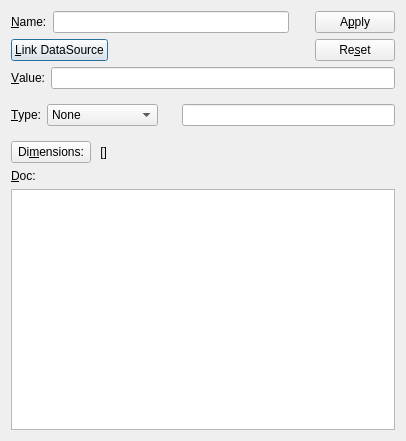
<?xml version="1.0" encoding="UTF-8"?>
<ui version="4.0">
 <class>RichAttributeDlg</class>
 <widget class="QDialog" name="RichAttributeDlg">
  <property name="geometry">
   <rect>
    <x>0</x>
    <y>0</y>
    <width>406</width>
    <height>441</height>
   </rect>
  </property>
  <property name="minimumSize">
   <size>
    <width>0</width>
    <height>0</height>
   </size>
  </property>
  <property name="windowTitle">
   <string>Attribute</string>
  </property>
  <layout class="QGridLayout" name="gridLayout">
   <item row="0" column="0">
    <layout class="QVBoxLayout" name="verticalLayout_4">
     <item>
      <layout class="QHBoxLayout" name="horizontalLayout_7">
       <item>
        <layout class="QVBoxLayout" name="verticalLayout_3">
         <item>
          <layout class="QHBoxLayout" name="horizontalLayout_2">
           <item>
            <widget class="QLabel" name="nameLabel">
             <property name="text">
              <string>&amp;Name:</string>
             </property>
             <property name="buddy">
              <cstring>nameLineEdit</cstring>
             </property>
            </widget>
           </item>
           <item>
            <widget class="QLineEdit" name="nameLineEdit"/>
           </item>
          </layout>
         </item>
         <item>
          <layout class="QHBoxLayout" name="horizontalLayout_3">
           <item>
            <widget class="QPushButton" name="pushButton">
             <property name="text">
              <string>&amp;Link DataSource</string>
             </property>
            </widget>
           </item>
           <item>
            <spacer name="horizontalSpacer_2">
             <property name="orientation">
              <enum>Qt::Horizontal</enum>
             </property>
             <property name="sizeHint" stdset="0">
              <size>
               <width>40</width>
               <height>20</height>
              </size>
             </property>
            </spacer>
           </item>
          </layout>
         </item>
        </layout>
       </item>
       <item>
        <spacer name="horizontalSpacer">
         <property name="orientation">
          <enum>Qt::Horizontal</enum>
         </property>
         <property name="sizeType">
          <enum>QSizePolicy::Maximum</enum>
         </property>
         <property name="sizeHint" stdset="0">
          <size>
           <width>20</width>
           <height>20</height>
          </size>
         </property>
        </spacer>
       </item>
       <item>
        <layout class="QVBoxLayout" name="verticalLayout_2">
         <item>
          <widget class="QPushButton" name="applyPushButton">
           <property name="text">
            <string>A&amp;pply</string>
           </property>
          </widget>
         </item>
         <item>
          <widget class="QPushButton" name="resetPushButton">
           <property name="text">
            <string>Re&amp;set</string>
           </property>
          </widget>
         </item>
        </layout>
       </item>
      </layout>
     </item>
     <item>
      <layout class="QHBoxLayout" name="horizontalLayout_8">
       <item>
        <widget class="QLabel" name="valueLabel">
         <property name="text">
          <string>&amp;Value:</string>
         </property>
         <property name="buddy">
          <cstring>valueLineEdit</cstring>
         </property>
        </widget>
       </item>
       <item>
        <widget class="QLineEdit" name="valueLineEdit"/>
       </item>
      </layout>
     </item>
     <item>
      <layout class="QFormLayout" name="formLayout_2">
       <property name="sizeConstraint">
        <enum>QLayout::SetDefaultConstraint</enum>
       </property>
       <item row="0" column="0">
        <widget class="QFrame" name="typeFrame">
         <property name="sizePolicy">
          <sizepolicy hsizetype="Fixed" vsizetype="Preferred">
           <horstretch>0</horstretch>
           <verstretch>0</verstretch>
          </sizepolicy>
         </property>
         <property name="frameShape">
          <enum>QFrame::NoFrame</enum>
         </property>
         <property name="frameShadow">
          <enum>QFrame::Raised</enum>
         </property>
         <layout class="QHBoxLayout" name="horizontalLayout_5">
          <property name="spacing">
           <number>6</number>
          </property>
          <property name="leftMargin">
           <number>0</number>
          </property>
          <property name="topMargin">
           <number>9</number>
          </property>
          <item>
           <layout class="QHBoxLayout" name="horizontalLayout">
            <item>
             <widget class="QLabel" name="typeLabel">
              <property name="text">
               <string>&amp;Type:</string>
              </property>
              <property name="buddy">
               <cstring>typeComboBox</cstring>
              </property>
             </widget>
            </item>
            <item>
             <widget class="QComboBox" name="typeComboBox">
              <item>
               <property name="text">
                <string>None</string>
               </property>
              </item>
              <item>
               <property name="text">
                <string>NX_CHAR</string>
               </property>
              </item>
              <item>
               <property name="text">
                <string>NX_BOOLEAN</string>
               </property>
              </item>
              <item>
               <property name="text">
                <string>NX_INT</string>
               </property>
              </item>
              <item>
               <property name="text">
                <string>NX_FLOAT</string>
               </property>
              </item>
              <item>
               <property name="text">
                <string>NX_UINT</string>
               </property>
              </item>
              <item>
               <property name="text">
                <string>NX_INT32</string>
               </property>
              </item>
              <item>
               <property name="text">
                <string>NX_INT64</string>
               </property>
              </item>
              <item>
               <property name="text">
                <string>NX_FLOAT32</string>
               </property>
              </item>
              <item>
               <property name="text">
                <string>NX_FLOAT64</string>
               </property>
              </item>
              <item>
               <property name="text">
                <string>NX_UINT32</string>
               </property>
              </item>
              <item>
               <property name="text">
                <string>NX_UINT64</string>
               </property>
              </item>
              <item>
               <property name="text">
                <string>other ...</string>
               </property>
              </item>
             </widget>
            </item>
           </layout>
          </item>
         </layout>
         <zorder></zorder>
        </widget>
       </item>
       <item row="0" column="1">
        <widget class="QFrame" name="otherFrame">
         <property name="enabled">
          <bool>true</bool>
         </property>
         <property name="frameShape">
          <enum>QFrame::NoFrame</enum>
         </property>
         <property name="frameShadow">
          <enum>QFrame::Raised</enum>
         </property>
         <property name="lineWidth">
          <number>1</number>
         </property>
         <layout class="QHBoxLayout" name="horizontalLayout_4">
          <property name="leftMargin">
           <number>9</number>
          </property>
          <property name="topMargin">
           <number>9</number>
          </property>
          <property name="rightMargin">
           <number>0</number>
          </property>
          <property name="bottomMargin">
           <number>9</number>
          </property>
          <item>
           <widget class="QLineEdit" name="typeLineEdit"/>
          </item>
         </layout>
        </widget>
       </item>
      </layout>
     </item>
     <item>
      <layout class="QHBoxLayout" name="horizontalLayout_6">
       <item>
        <widget class="QPushButton" name="dimPushButton">
         <property name="sizePolicy">
          <sizepolicy hsizetype="Fixed" vsizetype="Fixed">
           <horstretch>0</horstretch>
           <verstretch>0</verstretch>
          </sizepolicy>
         </property>
         <property name="text">
          <string>Di&amp;mensions:</string>
         </property>
        </widget>
       </item>
       <item>
        <widget class="QLabel" name="dimLabel">
         <property name="text">
          <string> []              </string>
         </property>
        </widget>
       </item>
       <item>
        <spacer name="horizontalSpacer_3">
         <property name="orientation">
          <enum>Qt::Horizontal</enum>
         </property>
         <property name="sizeHint" stdset="0">
          <size>
           <width>40</width>
           <height>20</height>
          </size>
         </property>
        </spacer>
       </item>
      </layout>
     </item>
     <item>
      <layout class="QVBoxLayout" name="verticalLayout">
       <item>
        <widget class="QLabel" name="docLabel">
         <property name="text">
          <string>&amp;Doc:</string>
         </property>
         <property name="buddy">
          <cstring>docTextEdit</cstring>
         </property>
        </widget>
       </item>
       <item>
        <widget class="QTextEdit" name="docTextEdit"/>
       </item>
      </layout>
     </item>
    </layout>
   </item>
  </layout>
 </widget>
 <tabstops>
  <tabstop>nameLineEdit</tabstop>
  <tabstop>pushButton</tabstop>
  <tabstop>valueLineEdit</tabstop>
  <tabstop>typeComboBox</tabstop>
  <tabstop>typeLineEdit</tabstop>
  <tabstop>dimPushButton</tabstop>
  <tabstop>docTextEdit</tabstop>
  <tabstop>applyPushButton</tabstop>
  <tabstop>resetPushButton</tabstop>
 </tabstops>
 <resources/>
 <connections/>
</ui>
